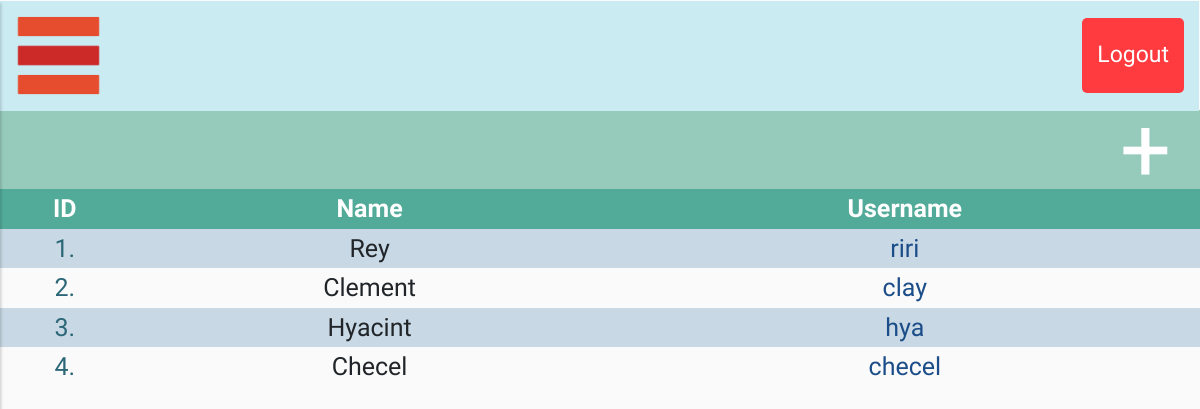
Page /mainpg.php?page=users (signed in) on the committed database.
### tables this page shows
CREATE TABLE `users` (
  `id` int(11) NOT NULL,
  `user_name` varchar(255) NOT NULL,
  `password` varchar(255) NOT NULL,
  `name` varchar(255) NOT NULL
);

### temps/content.php (called while the page is built)
<?php
    include_once "temps/header.php";
    include ($file);
?>

### pages/users.php (the view, shortened to what this page needs)
<div id="content">
        <section class="tit-holder">
                <a class="add" href="pages/signup.php">+</a>
        </section>
        <table style="width: 100%;" id="prod-table">
                <tr>
                        <th>ID</th>
                        <th>Name</th>
                        <th>Username</th>
                </tr>
        <?php
                $sql = "SELECT * FROM `users`";
                $result = mysqli_query($conn, $sql);
                while ($row = mysqli_fetch_assoc($result)) {
                ?>
                <tr>
                        <td class="pname-s"><?php echo $row['id']."."?></td>
                        <td><?php echo $row['name']?></td>
                        <td style="color: #1b4d89;"><?php echo $row['user_name']?></td>
                </tr>
                <?php
                }
        ?>
        </table>
</div>

### styles/style.css (style rules this page uses)
body { font-family: 'Public Sans', sans-serif; background: #fafafa; padding: 0; margin: 0; }
a, a:hover, a:focus { color: inherit; text-decoration: none; transition: all 0.3s; }
#content { width: 100%; min-height: 100vh; transition: all 0.3s; position: absolute; top: 112px; right: 0; z-index: -1; }
.tit-holder { width: 100%; height: 79px; font-size: 47px; font-family: 'Public Sans', sans-serif; background: #96cbbb; color: #f1f1f1; position: fixed; top: 110px; z-index: 1; }
.add { position: absolute; right: 29px; color: #fff; font-size: 90px; top: -27px; }

### styles/pages.css (style rules this page uses)
#prod-table { border-collapse: collapse; position: absolute; top: 77px; text-align: center; font-size: 25px; }
th, td { border: -1px; }
th { background-color: #52ab98; color: white; }
tbody tr:nth-child(even) { background-color: #c8d8e4; }
.pname-s { color: #2b6777; }

### rows in the picture
users: id "1", name "Rey", user_name "riri"
users: id "2", name "Clement", user_name "clay"
users: id "3", name "Hyacint", user_name "hya"
users: id "4", name "Checel", user_name "checel"
